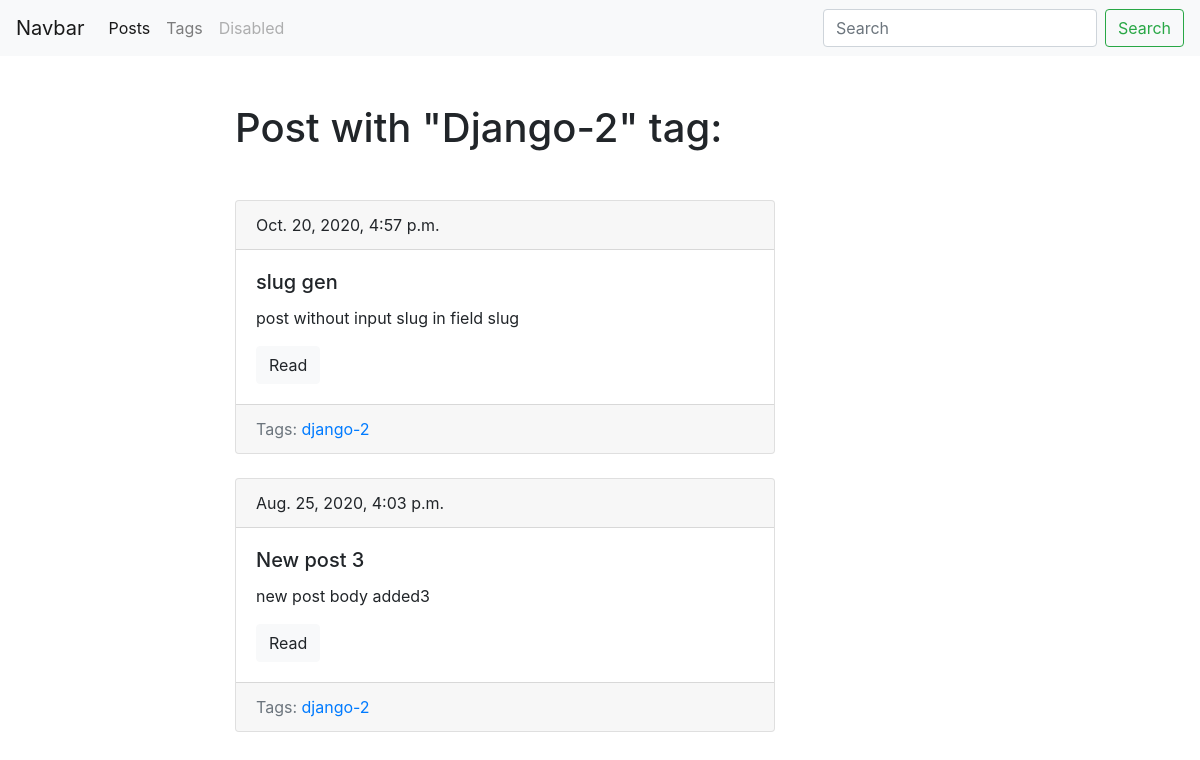
Before: /blog/tag/django-2/ with the older database file.
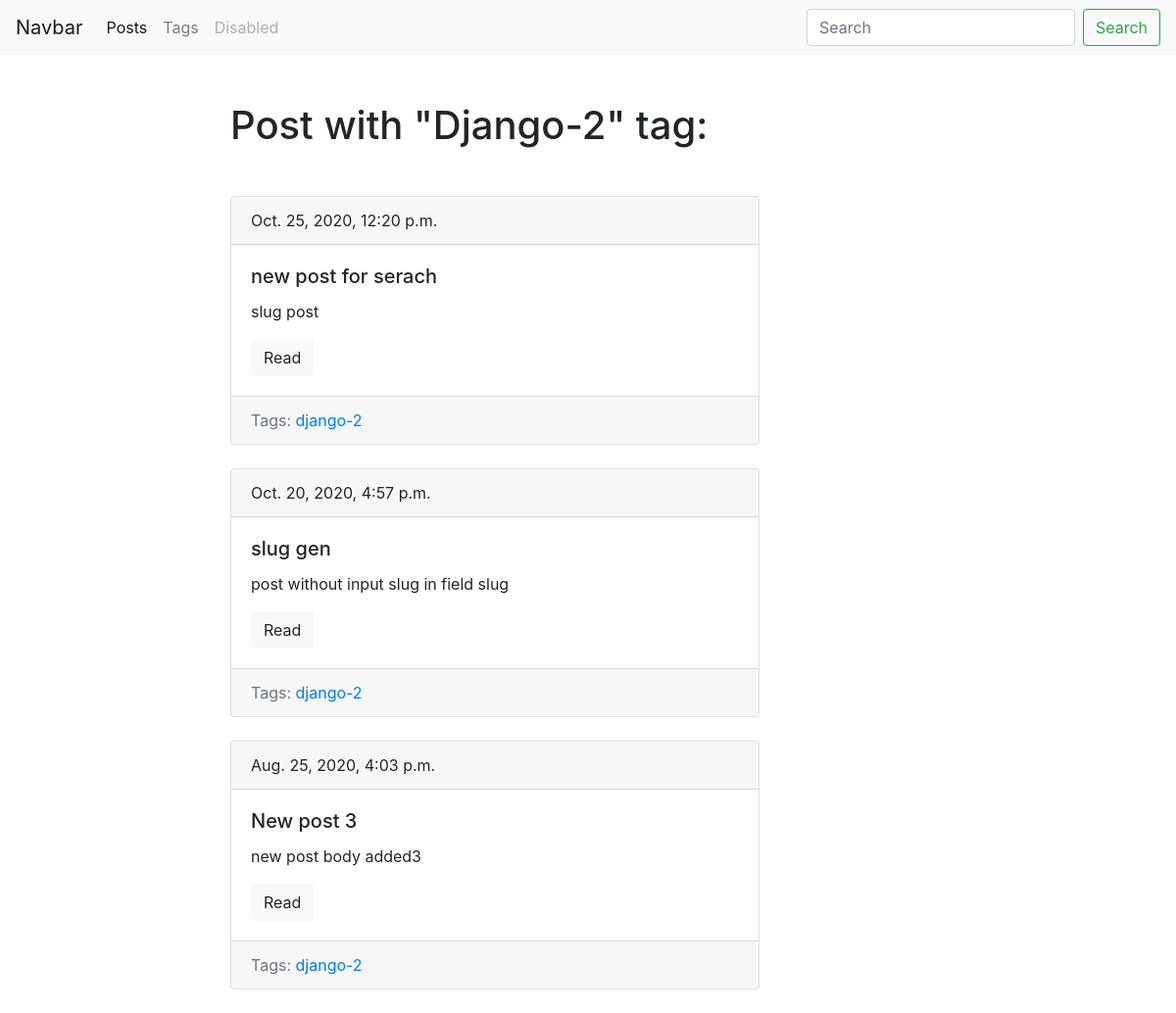
After: the same page with the newer database file.
### blog/models.py (models this page shows, shortened)
class Tag(models.Model):
    title = models.CharField(max_length=50)
    slug = models.SlugField(max_length=50, unique=True)
    def get_absolute_url(self):
        return reverse("tag_detail_url", kwargs={'slug': self.slug})
    class Meta:
        ordering = ['title']

class Post(models.Model):
    title = models.CharField(max_length=150, db_index=True)
    slug = models.SlugField(max_length=150, blank=True, unique=True)
    body = models.TextField(blank=True, db_index=True)
    tags = models.ManyToManyField("Tag", blank=True, related_name='posts')
    date_pub = models.DateTimeField(auto_now_add=True)
    def get_absolute_url(self):
        return reverse("post_detail_url", kwargs={"slug": self.slug})
    class Meta:
        ordering = ['-date_pub']

### blog/views.py (the view)
# urls.py: path('tag/<str:slug>/', TagDetail.as_view(), name='tag_detail_url'),
class TagDetail(ObjectDetailMixin, View):
    model = Tag
    template = 'blog/tag_detail.html'

### blog/utils.py (called while the page is built)
    def get(self, request, slug):
        obj = get_object_or_404(self.model, slug__iexact=slug)
        return render(request, self.template, context={self.model.__name__.lower(): obj, 'admin_object': obj, 'detail': True})

### blog/templates/blog/tag_detail.html (shortened to what this page needs)
{% extends 'blog/base_blog.html' %}
{%block content%}
    <h1 class='mb-5'>Post with "{{tag.title|title }}" tag:</h1>
    {% for post in tag.posts.all %}
        {% include  'blog/includes/post_card_template.html' %}
    {% endfor %}
{%endblock%}

### blog/templates/blog/base_blog.html (shortened to what this page needs)
{% extends 'base.html' %}

### templates/base.html (shortened to what this page needs)
{% load static %}
<!DOCTYPE html>
<html lang="en">
<head>
    <link rel="stylesheet" href="https://stackpath.bootstrapcdn.com/bootstrap/4.5.2/css/bootstrap.min.css">
    <link rel="stylesheet" href="{% static 'css/styles.css' %}">
</head>
<body>
    <nav class="navbar navbar-expand-lg navbar-light bg-light" style="background-color: #e3f2fd;">
  <a class="navbar-brand" href="#">Navbar</a>
  <div class="collapse navbar-collapse" id="navbarTogglerDemo02">
    <ul class="navbar-nav mr-auto mt-2 mt-lg-0">
      <li class="nav-item active">
        <a class="nav-link" href="{% url 'posts_list_url'%}">Posts</a>
      </li>
      <li class="nav-item">
        <a class="nav-link" href="{% url 'tags_list_url'%}">Tags</a>
      </li>
      <li class="nav-item">
        <a class="nav-link disabled" href="#" tabindex="-1" aria-disabled="true">Disabled</a>
      </li>
    </ul>
    <form class="form-inline my-2 my-lg-0" action="{% url 'posts_list_url' %}">
      <input class="form-control mr-sm-2" type="search" placeholder="Search" name="search">
      <button class="btn btn-outline-success my-2 my-sm-0" type="submit">Search</button>
    </form>
  </div>
</nav>
    <div class="container mt-5">
        <div class="row">
            <div class="col-6 offset-md-2">
                {% block content %}{% endblock %}
            </div>
        </div>
    </div>
</body>
</html>

### blog/templates/blog/includes/post_card_template.html
<div class="card mb-4">
    <div class="card-header">
    {{post.date_pub}}
    </div>
    <div class="card-body">
    <h5 class="card-title">{{post.title}}</h5>
    <p class="card-text">{{post.body|truncatewords:15}}</p>
    <a href="{{post.get_absolute_url}}" class="btn btn-light">Read</a>
    </div>
     <div class="card-footer text-muted">
        Tags:
        {% for tag in post.tags.all %}
            <a href="{{ tag.get_absolute_url }}">{{ tag.title }}</a>
        {% endfor %}
    </div>
</div>

Changed rows visible on the page:
added Post: date_pub "Oct. 25, 2020, 12:20 p.m.", title "new post for serach", body "slug post", Tag (title "django-2")
